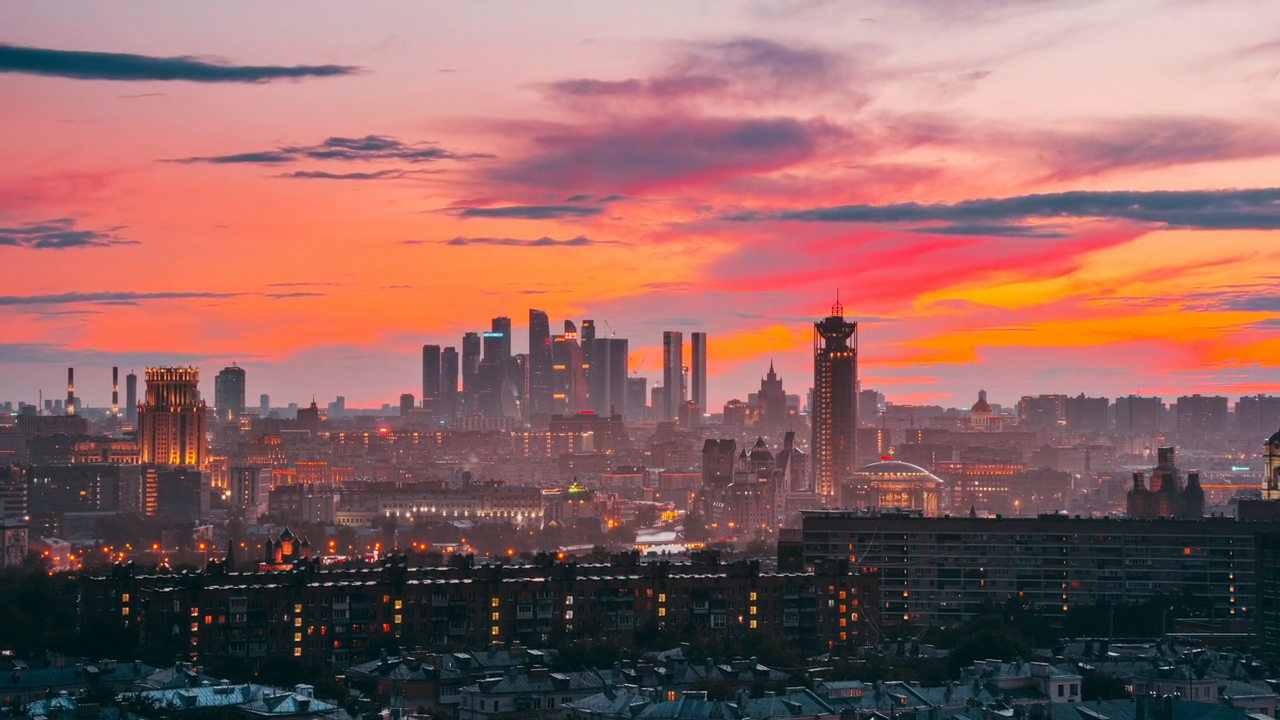
#> input picture frame 30 of IA/Programacion_IA/2_Trimestre/OpenCV/Codigo_Bajo/videos/ciudad.mp4, 1280 x 720 px
$ python video.py
#> lines starting #> are read from the running program, lines starting #| are printed output that depends on the picture
import os
import cv2 as cv
import numpy as np

#video = cv.VideoCapture(0)

def click_raton(event,x,y,flags,param):
    global color_punto
    if event == cv.EVENT_LBUTTONDBLCLK:
        # SACAMOS LA SATURACIÓN COLOR ...
        b,g,r = frame[y,x]
        # LE DECIMOS QUE NOS DE EL PUNTO DE COLOR COMO UN NP.INT
        color_punto = np.uint8([[[b,g,r]]])
        # SACAMOS EL COLOR DEL PUNTO
        color_punto = cv.cvtColor(color_punto,cv.COLOR_BGR2HSV)
        # PRINTAMOS
        print(f"Cick en {x}, {y}, color:{color_punto}")

data_dir = os.path.dirname(__file__)
fichero = os.path.abspath(os.path.join(data_dir, os.pardir))+"/videos/ciudad.mp4"
video = cv.VideoCapture(fichero)
color_punto=None
cv.namedWindow("Salida")
cv.setMouseCallback("Salida",click_raton)

while(True):
    ret, frame = video.read()
#> frame is the input picture: shape (720, 1280, 3); mean B, G, R 97.8, 100.1, 144.6
    if ret == True:
        frame = cv.flip(frame, 1)
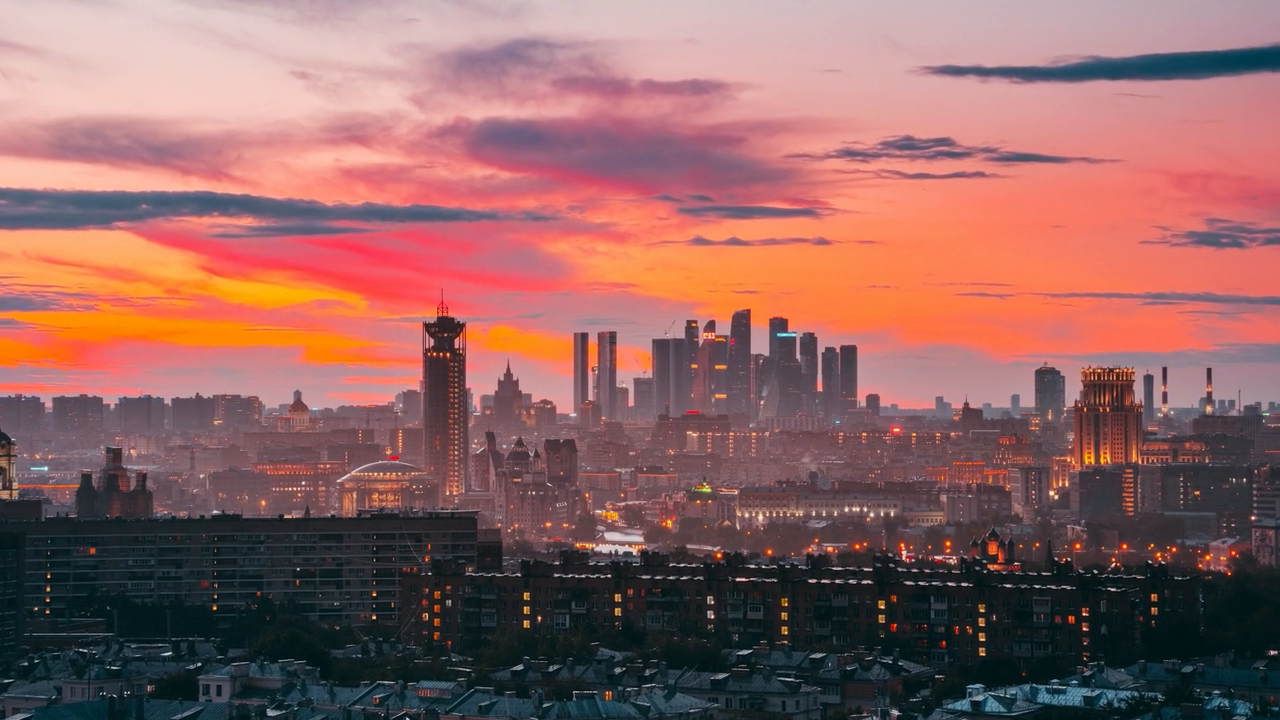
#> frame: shape (720, 1280, 3); mean B, G, R 97.8, 100.1, 144.6
        cv.imshow("Salida", frame)

        if color_punto is not None:
            # Creamos la máscara en el punto actual y en vez de pasar imagen pasamos el FRAME
            hsv = cv.cvtColor(frame,cv.COLOR_BGR2HSV)
            color_minimo = np.array([color_punto[0,0,0] - 10,10,10])
            color_maximo = np.array([color_punto[0,0,0] + 10,255,255])
            mascara = cv.inRange(hsv, color_minimo, color_maximo)
            cv.namedWindow("Mascara")
            cv.imshow("Mascara", mascara)
            color_punto = None

    if ret == False:
        video.set(cv.CAP_PROP_POS_FRAMES, 0)
    if cv.waitKey(10) & 0xFF == 27: break
#> (key Esc is pressed here)

video.release()
cv.destroyAllWindows()

$ run again, starting later in the video
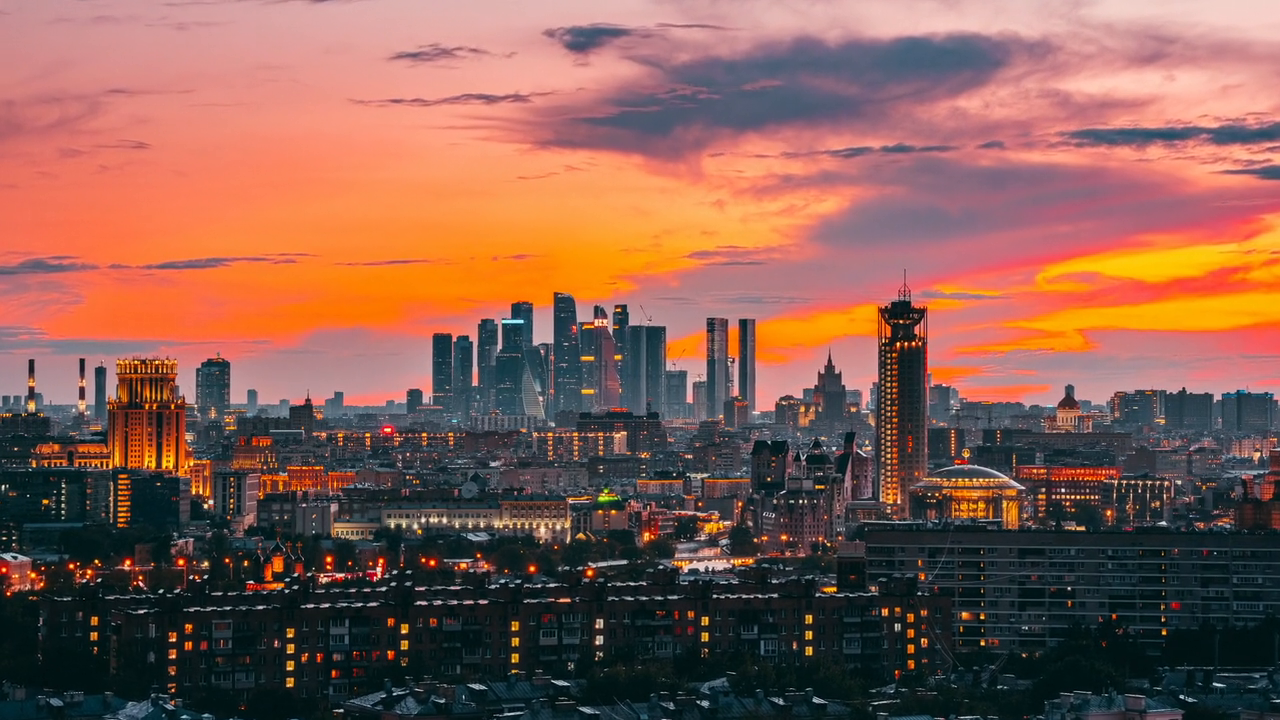
#> input picture frame 135 of IA/Programacion_IA/2_Trimestre/OpenCV/Codigo_Bajo/videos/ciudad.mp4, 1280 x 720 px
#> frame is the input picture: shape (720, 1280, 3); mean B, G, R 82, 93.4, 134.9
#> `frame = cv.flip(frame, 1)`:
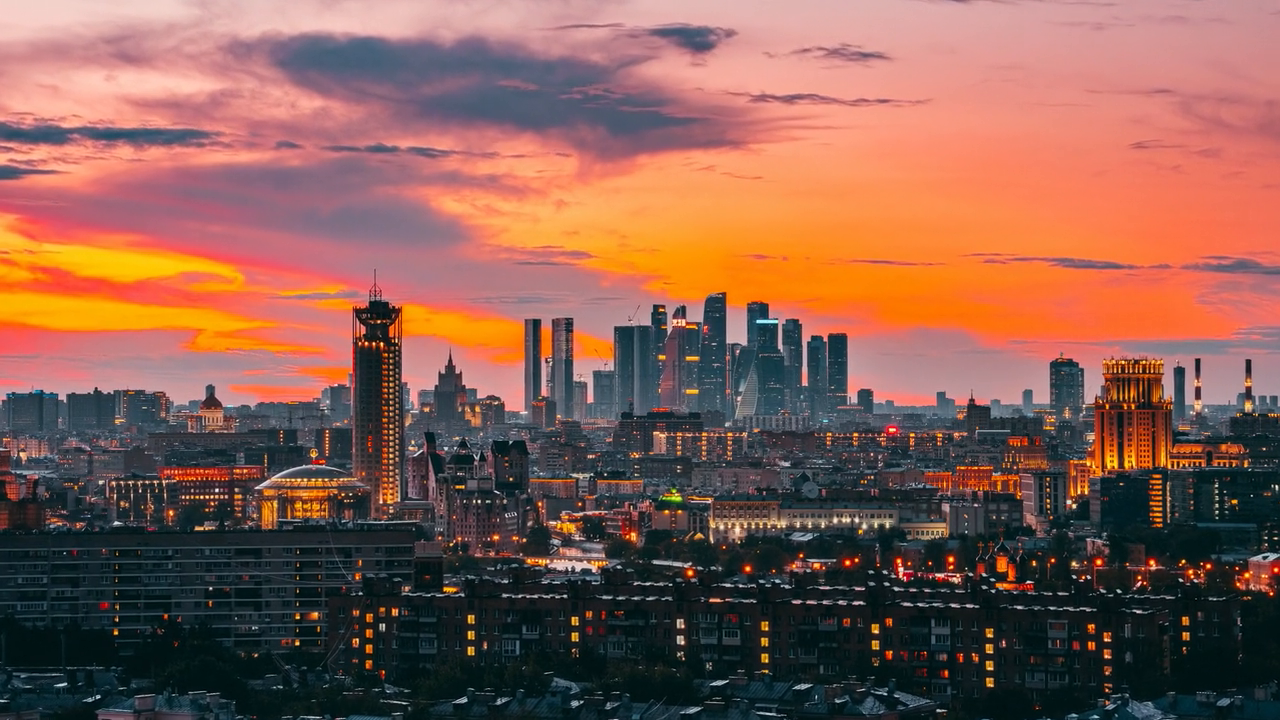
#> frame: shape (720, 1280, 3); mean B, G, R 82, 93.4, 134.9

$ run again, starting later in the video
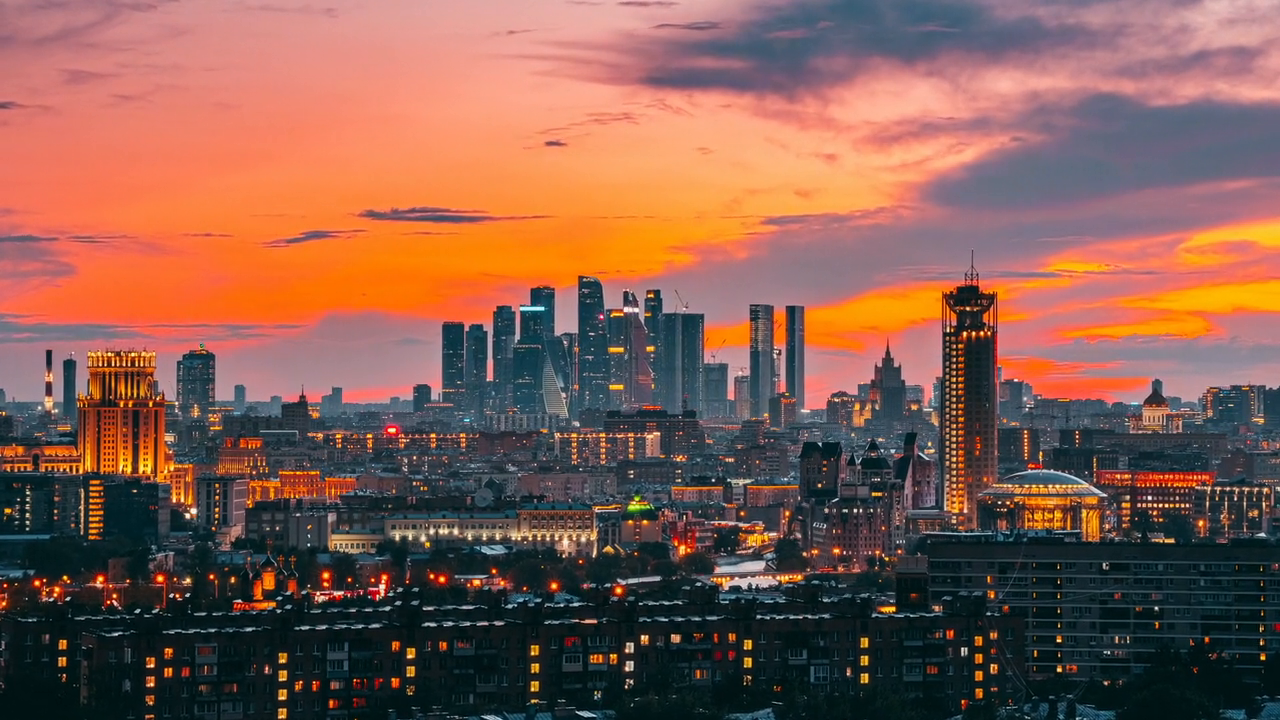
#> input picture frame 240 of IA/Programacion_IA/2_Trimestre/OpenCV/Codigo_Bajo/videos/ciudad.mp4, 1280 x 720 px
#> frame is the input picture: shape (720, 1280, 3); mean B, G, R 80.4, 92.1, 131.6
#> `frame = cv.flip(frame, 1)`:
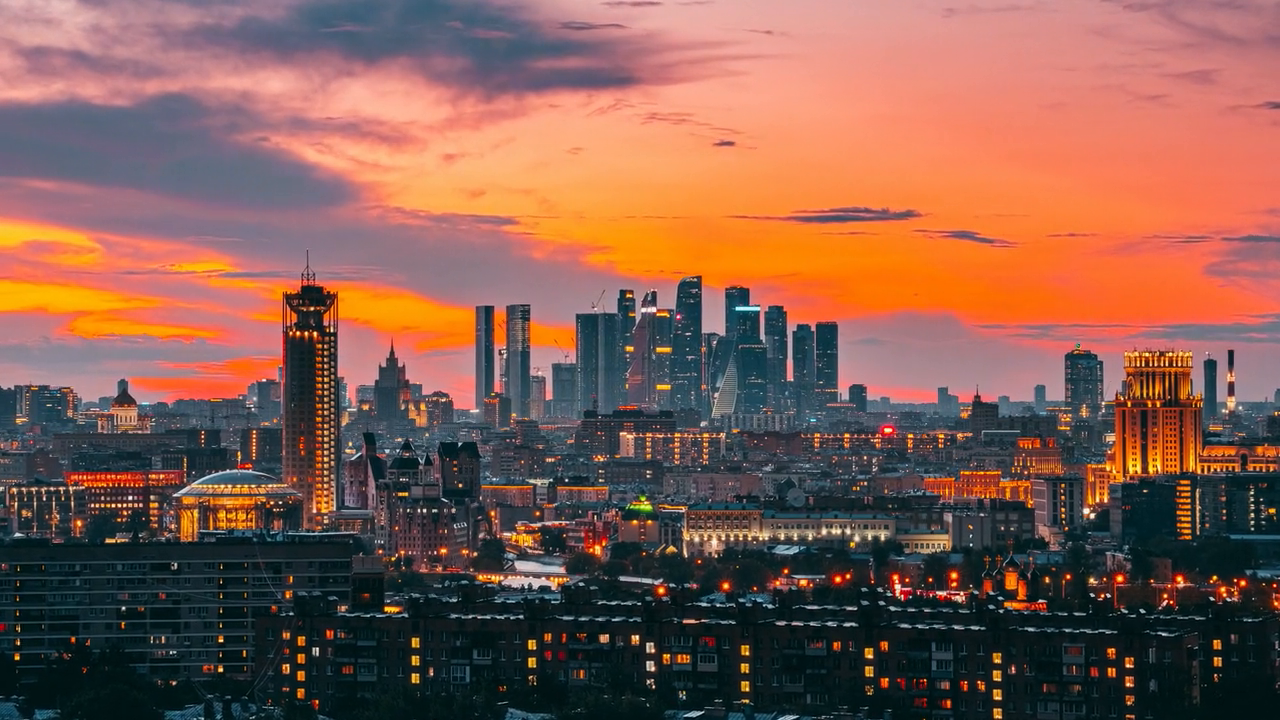
#> frame: shape (720, 1280, 3); mean B, G, R 80.4, 92.1, 131.6
